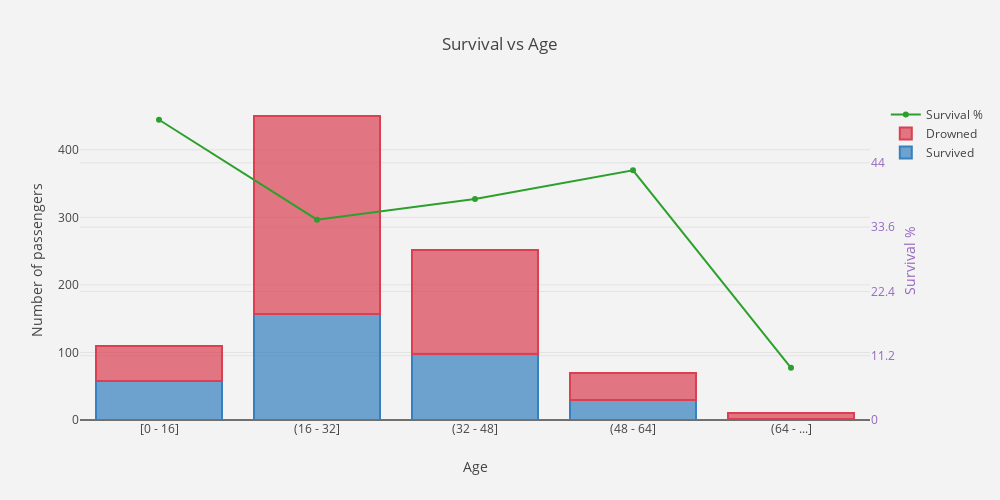

The notebook cell saved with this chart:
### Code cell
age = dataset_train[['Age', 'Survived']].groupby(['Age']).count()
age_sur = dataset_train[['Age', 'Survived']].groupby(['Age']).sum()

trace1 = go.Bar(
    x = ['[0 - 16]', '(16 - 32]', '(32 - 48]', '(48 - 64]', '(64 - ...]'],
    y = age_sur['Survived'].tolist(),
    name='Survived',
    marker=dict(
        color='rgba(55, 128, 191, 0.7)',
        line=dict(
            color='rgba(55, 128, 191, 1.0)',
            width=2,
        )
    )
)
trace2 = go.Bar(
    x = ['[0 - 16]', '(16 - 32]', '(32 - 48]', '(48 - 64]', '(64 - ...]'],
    y = (age['Survived'] - age_sur['Survived']).tolist(),
    name='Drowned',
    marker=dict(
        color='rgba(219, 64, 82, 0.7)',
        line=dict(
            color='rgba(219, 64, 82, 1.0)',
            width=2,
        )
    )
)
trace3 = go.Scatter(
    x = ['[0 - 16]', '(16 - 32]', '(32 - 48]', '(48 - 64]', '(64 - ...]'],
    y = (age_sur['Survived'] * 100 / age['Survived']).tolist(),
    name='Survival %',
    mode = 'lines+markers',
    yaxis='y2'
)

data = [trace1, trace2, trace3]
layout = go.Layout(
    barmode='stack',
    title = 'Survival vs Age',
    width=1000,
    height=500,
    paper_bgcolor='rgb(243, 243, 243)',
    plot_bgcolor='rgb(243, 243, 243)',
    yaxis = dict(title= 'Number of passengers'),
    xaxis = dict(title= 'Age'),
    yaxis2=dict(
        title='Survival %',
        titlefont=dict(
            color='rgb(148, 103, 189)'
        ),
        tickfont=dict(
            color='rgb(148, 103, 189)'
        ),
        overlaying='y',
        side='right',
        anchor = 'x',
        rangemode = 'tozero',
        dtick = 11.2
    )
)

fig = go.Figure(data=data, layout=layout)
py.iplot(fig)

### Figure 1 — Plotly figure (JSON) as saved in the notebook; plotly's stock layout.template omitted (floating-point values rounded to 4 significant figures)
{"data": [{"marker": {"color": "rgba(55, 128, 191, 0.7)", "line": {"color": "rgba(55, 128, 191, 1.0)", "width": 2}}, "name": "Survived", "type": "bar", "x": ["[0 - 16]", "(16 - 32]", "(32 - 48]", "(48 - 64]", "(64 - ...]"], "y": [57, 157, 97, 30, 1]}, {"marker": {"color": "rgba(219, 64, 82, 0.7)", "line": {"color": "rgba(219, 64, 82, 1.0)", "width": 2}}, "name": "Drowned", "type": "bar", "x": ["[0 - 16]", "(16 - 32]", "(32 - 48]", "(48 - 64]", "(64 - ...]"], "y": [52, 293, 155, 39, 10]}, {"mode": "lines+markers", "name": "Survival %", "type": "scatter", "x": ["[0 - 16]", "(16 - 32]", "(32 - 48]", "(48 - 64]", "(64 - ...]"], "y": [52.29, 34.89, 38.49, 43.48, 9.091], "yaxis": "y2"}], "layout": {"barmode": "stack", "height": 500, "paper_bgcolor": "rgb(243, 243, 243)", "plot_bgcolor": "rgb(243, 243, 243)", "title": "Survival vs Age", "width": 1000, "xaxis": {"title": "Age"}, "yaxis": {"title": "Number of passengers"}, "yaxis2": {"anchor": "x", "dtick": 11.2, "overlaying": "y", "rangemode": "tozero", "side": "right", "tickfont": {"color": "rgb(148, 103, 189)"}, "title": "Survival %", "titlefont": {"color": "rgb(148, 103, 189)"}}}}
